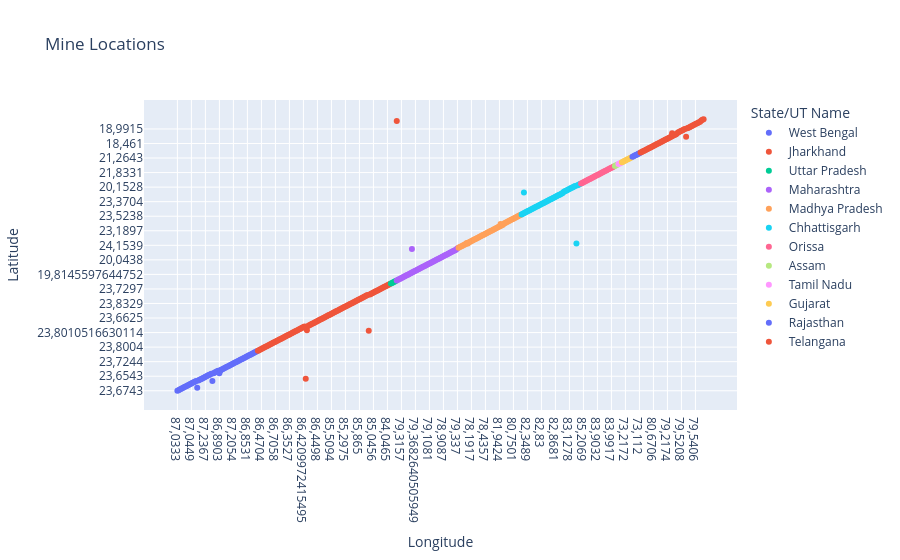

The notebook cell saved with this chart:
### Code cell
fig4= px.scatter(data,x="Longitude ", y="Latitude ", color="State/UT Name",title="Mine Locations")
fig4.show()
